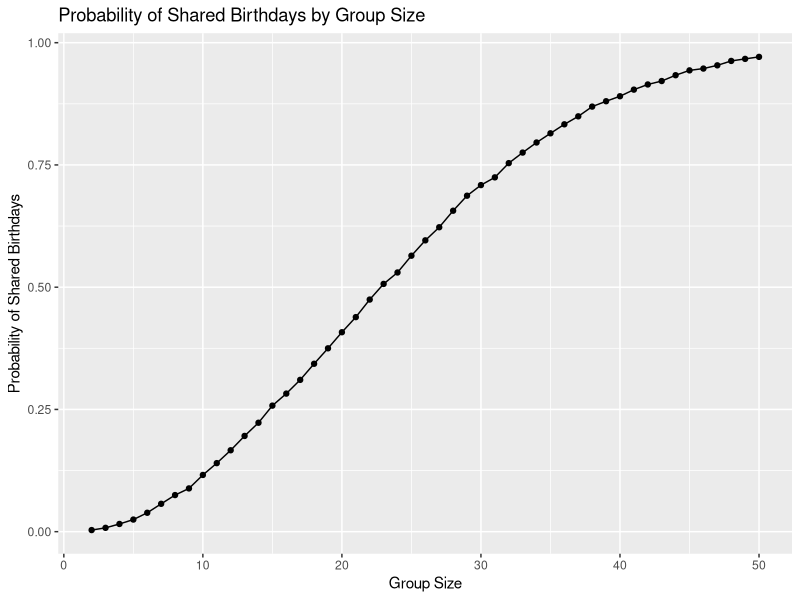

Here is the R script that generated this plot: (Note: this script raises an error after producing the figure.)
## ---- chunk 1
library(tidyverse)
## ---- chunk 2
set.seed(123)

birthday_sim = function(n) {
  birthdays = sample(1:365, size = n, replace = TRUE)
  any(duplicated(birthdays))
}

birthday_results =
  expand_grid(
    group_size = 2:50,
    iter = 1:10000
  ) |>
  mutate(
    shared_birthday = map_lgl(group_size, birthday_sim)
  ) |>
  group_by(group_size) |>
  summarize(
    probability = mean(shared_birthday),
    .groups = "drop"
  )
## ---- chunk 3
birthday_results |>
  ggplot(aes(x = group_size, y = probability)) +
  geom_line() +
  geom_point() +
  labs(
    title = "Probability of Shared Birthdays by Group Size",
    x = "Group Size",
    y = "Probability of Shared Birthdays"
  )
## ---- chunk 4
longitudinal_files =
  tibble(
    files = list.files("data/"),
    path = str_c("data/", files)
  ) |>
  mutate(data = map(path, read_csv)) %>% 
  unnest(cols = c(data))

longitudinal_data =
  longitudinal_files |>
  mutate(
    arm = if_else(
      str_detect(files, "^con_"),
      "control",
      "experimental"
    ),
    subject_id = str_extract(
      files,
      "\\d+"
    )
  ) |>
  pivot_longer(
    cols = starts_with("week_"),
    names_to = "week",
    values_to = "observation"
  ) |>
  mutate(
    week = as.numeric(str_remove(week, "week_"))
  )|>
  select(
    subject_id, arm, week, observation
  )
## ---- chunk 5
longitudinal_data |>
  ggplot(aes(x = week, y = observation,group = interaction(arm, subject_id))) +
  geom_point() +
  geom_line()+
  facet_grid(. ~ arm)
## ---- chunk 6
set.seed(123)

sim_t_test = function(mu) {
  sim_data = rnorm(n = 30, mean = mu, sd = 5)

  t.test(sim_data, mu = 0) |>
    broom::tidy() |>
    select(estimate, p.value)
}
## ---- chunk 7
sim_results =
  expand_grid(
    mu = 0:6,
    iter = 1:5000
  ) |>
  mutate(
    results = map(mu, sim_t_test)
  ) |>
  unnest(cols = c(results)) %>%
  mutate(
    reject = p.value < 0.05
  )

power_results =
  sim_results |>
  group_by(mu) |>
  summarize(
    power = mean(reject),
    .groups = "drop"
  )
## ---- chunk 8
power_results |>
  ggplot(aes(x = mu, y = power)) +
  geom_line(color = "steelblue", linewidth = 1) +
  geom_point(color = "steelblue", size = 2) +
  scale_x_continuous(breaks = 0:6) +
  labs(
    title = "Statistical Power by True Mean",
    x = "True Mean (mu)",
    y = "Power"
  )
## ---- chunk 9
estimate_results =
  sim_results |>
  group_by(mu) |>
  summarize(
    mean_estimate = mean(estimate),
    mean_rejected = mean(estimate[reject]),
    .groups = "drop"
  )
## ---- chunk 10
estimate_results |>
  pivot_longer(
    cols = c(mean_estimate, mean_rejected),
    names_to = "estimate_type",
    values_to = "average_estimate"
  ) |>
  ggplot(
    aes(
      x = mu,
      y = average_estimate,
      color = estimate_type
    )
  ) +
  geom_line() +
  geom_point() +
  geom_abline(
  slope = 1,
  intercept = 0,
  linetype = "dashed"
) +
  labs(
    title = "Average Estimated Mean by True Mean",
    x = "True Mean (mu)",
    y = "Average Estimated Mean",
    color = "Estimate Type"
  )
